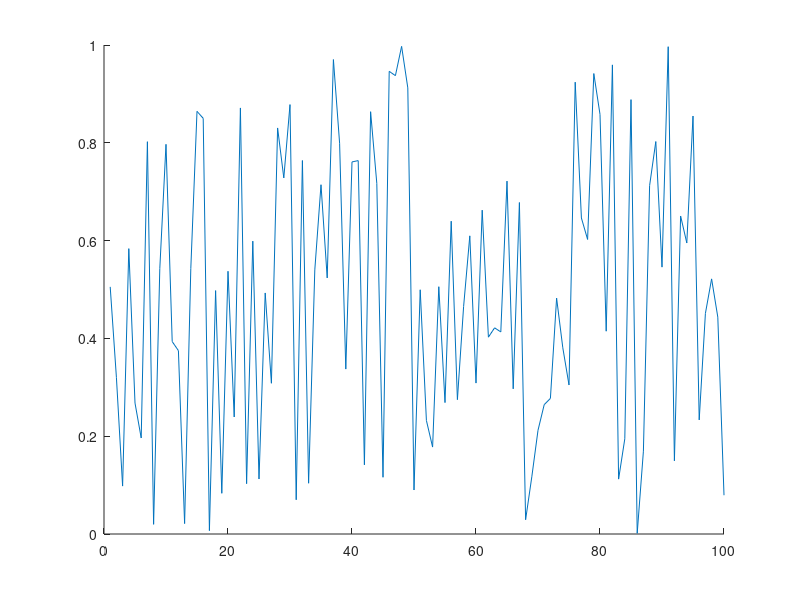

Source code (MATLAB): (Note: this script raises an error after producing the figure.)
clc
close all
clear

if isfolder('pics') == 0
    mkdir('pics')
end

x = 1:100;
y = rand(100,1);
idxmin = find(y == max(y));
idxmax = find(y == min(y));
txt = ['\leftarrow y = ',int2str(max(y))];
hold on
plot(x,y)
plot(x,y,'o','MarkerIndices',[idxmin idxmax],'MarkerFaceColor','red','MarkerSize',5)
t = text(idxmax,y(idxmax),txt);
t.Color = [153/255 153/255 255/255];
hold off
legend('random plot [0:1]');
print -dpng ./pics/test.png
close
%% testing plot function
clc

x = [0:0.01:2*pi];
y = sin(x);
yCmp = cos(x);
string = 'My test plot';
p_title = 'test_print';
t="";

% test = myplot(x,y,string,p_title);
test2 = superplot(x,y,'plotName',"My super plot",'figureName',"super_plot");
test3 = superplot(x,y,'cmpYLegend',"cos(x)",'figureName',"cosxVsSinx",'cmpY',yCmp,'yLegend',"sin(x)",'yName',"Amplitude",'xName',"Samples NOT normalized to 2\pi", ...
    'plotName',"Plotting cos(x) against sin(x)");
close(test2);
close(test3);
test4 = superplot(x,y);

testV = ones(1,1);
testV(2) = 5;

%% testing MER loop
% clear
clc
close all
clear

idx = 1;
for i = 0:200
    if ( rem((i-1)/4,1)==0 )
        validLen(idx) = i;
        idx = idx+1;
    end
end

% Constants are double-precision by default
vec = [97 97];

% for im
    
% for i = vec(1):0.01:vec(1)
%     fprintf("i is %d coefficients\n",i);
% end
    
% for i = 0:2:10
%     fprintf("i SHOULD be EVEN and is %d\n",i);
% end

%coefficients have to be even and divisible by span w/no remainder LOOK
%INTO THIS
%beta MUST be greater than 0
[MER_out, betaTX_out, betaRCV_out, coeff_out] = MER_opt('Nsps',4,'numCoeffs',vec,'betaTX',[0.1 0.0001 0.13],'betaRCV',[0.1 0.0001 0.13],'MER',50);
% [MER_out, betaTX_out, betaRCV_out, coeff_out] = MER_opt('Nsps',4,'numCoeffs',[25 77],'betaTX',[.01 0.01 .16],'betaRCV',[0.12 0.01 0.34],'MER',40);

% last = find(~MER_out,1);
fileID = fopen('GSM_parameters.txt','w');
cBeta = char(hex2dec('03b2'));
fprintf(fileID,'%10s %10s %10s %10s\r\n','MER', 'betaTX', 'betaRCV', 'length');
% A = [MER_out(1:last-1); betaTX_out(1:last-1); betaRCV_out(1:last-1); coeff_out(1:last-1)];
A = [MER_out; betaTX_out; betaRCV_out; coeff_out];
fprintf(fileID,'%10.6f %10.6f %10.6f %8.0f\r\n',A);
fclose(fileID);

% c_idx = find(coeff_out==121);
% max_121 = max(MER_out(c_idx(1):c_idx(end)));
% desired_121 = find(MER_out>=54.0679);

DONE = ones(10,1);
finish = sum(DONE(1:5));

%% MER calc
% clc
% clear all
% close all
% den = [-0.001473028462308   0.005666223150735  -0.019416661964618  -0.041188246018261   0.083990599017613  -0.169565530125065   0.900837427479342 ...
%     0.311842632473442  -0.140969388867244   0.099871376920441  -0.088049305611010   0.023834632003521  -0.009447343197004   0.002953619390284]
% 
% pk = 0.99924965776672958;
% 
% 10*log10(pk^2/sum(den.^2));

%% Measuring OOB requirements
clear 
close all
clc
cBeta = char(hex2dec('03b2'));

format long
% window designer from 0 to pi
% load('KaisWin.mat');
load('windowKais101.mat');

fileID = fopen('GSM_parameters_89-121_B1-0.001-2.txt');
formatSpec = '%s';
N = 4;
C_text = textscan(fileID,formatSpec,N);
C_data0 = textscan(fileID,'%f %f %f %f');
fclose(fileID);

vTX_B=C_data0{1,2}.'; vRCV_B=C_data0{1,3}.'; vLen=C_data0{1,4}.';
idx_89=find(vLen==89); idx_93=find(vLen==93); idx_97=find(vLen==97); idx_101=find(vLen==101); idx_109=find(vLen==109);

% #TX&RCV length; RCV rolloff here
% beta = 0.146600;  %trial 1
% N = 65;
% beta = 0.116400;    %trial 2
% N = 73;
% beta = 0.144400;   %trial 3
% N = 121;
% beta_Rcv = 0.188000;     %trial 18 i stop counting bruh
% N = 101;
% beta_Rcv = vRCV_B;     %trial 18 i stop counting bruh
% N = 93;


% digital angular frequency, w (rads/sample)
% w = [0:0.001:1000]/1000*pi; %0-0.5
w = [0:0.001:2000]/1000*pi; %one whole cycle

N = 89;
Nsps = 4;
span = (N-1)/4;
for bk = 0:0.1:2
% for bk = 2:0.1:2
    for idx_TXnRCV = idx_89(1):(idx_89(end))
%     for idx_TXnRCV = idx_97(1):(idx_97(1))
%     for idx_TXnRCV = 1027:(idx_97(end))
        b_nom = vTX_B(idx_TXnRCV);
        beta_Rcv = vRCV_B(idx_TXnRCV);
        GSM = rcosdesign(beta_Rcv,span,Nsps);
        wn = kaiser(length(GSM), bk);
%         wn = WinKaiser;
%         h_TX = GSM.*wn.';
        h_TX = rcosdesign(b_nom,span,Nsps).*wn.';
        h_GSM = GSM;

        % SRRC is a square root nyquist filter; firpm also
        % creates a sqrt nyquist filter
        M=N-1; Nsps=4; span=M/Nsps;
        fc=1/2/Nsps; fp=(1-b_nom)*fc; fs=(1+b_nom)*fc;
        fb = [0 fp fc fc fs .5]*2;
        a = [1 1 1/sqrt(2) 1/sqrt(2) 0 0];
        % wght vector needs to 2.4535 for passband
        wght = [2.4535 1 20];   %10 for N=97; 20 for N=91
        h_pps = firpm(M,fb,a,wght);

        % window
        h_pps = h_pps.*wn.';
    %     h_pps = h_pps;

        % estimate order of SR Nyquist filter | ford=fb(2:end-1);aord=[1 1/sqrt(2) 0];sb=10^(-58/20);dev=[sb 0.02 sb];M_est=firpmord(ford,aord,dev);
        H_srrc = freqz(h_TX,1,w); H_pps = freqz(h_pps,1,w);

        % mag_H = 20*log10(abs(H));
        sam_r8 = 6.25;
        mag_H = 20*log10(abs(H_pps));
        bb_bnd=(1+.12)/2/Nsps; OB1_bnd=bb_bnd+(.22/sam_r8); OB2_bnd=OB1_bnd+(1.53/sam_r8); OB3_bnd=OB2_bnd+(1.75/sam_r8);
        baseband_ind = find( w/2/pi <= bb_bnd);
        OB1_ind = find(w/2/pi>bb_bnd & w/2/pi<=OB1_bnd);
        OB2_ind = find(w/2/pi > OB1_bnd & w/2/pi <= OB2_bnd);
        OB3_ind = find(w/2/pi > OB2_bnd & w/2/pi <= OB3_bnd);

        conv2mW = @(x) 10.^(x/20);
        conv2dBm =  @(x) 20.*log10(x);

        % For power, do i need to account for limits of SA
        spec_mW = sum(conv2mW(mag_H));
        bb_mW = sum(conv2mW(mag_H(baseband_ind(1):baseband_ind(end))));
        OB1_mW = sum(conv2mW(mag_H(OB1_ind(1):OB1_ind(end))));
        OB2_mW = sum(conv2mW(mag_H(OB2_ind(1):OB2_ind(end))));
        OB3_mW = sum(conv2mW(mag_H(OB3_ind(1):OB3_ind(end))));

        spec_dBm = conv2dBm(spec_mW);
        bb_dBm = conv2dBm(bb_mW);
        OB1_dBm = conv2dBm(OB1_mW);
        OB2_dBm = conv2dBm(OB2_mW);
        OB3_dBm = conv2dBm(OB3_mW);

        OB1_58 = bb_dBm-OB1_dBm;
        OB2_60 = bb_dBm-OB2_dBm;
        OB3_63 = bb_dBm-OB3_dBm;

        % can cascade firpm sqrt w/srrc, center coeff
        % isn't one BUT even symmetric
        cascade = conv(h_pps,GSM);
        cascade_SRRC = conv(GSM,GSM);

        num = cascade(N);
        den = zeros(floor(length(cascade)/Nsps),1);
        idx = 1;
        cnt = 0;
        for i = 1:length(cascade)
            if cnt == 0 && i ~= N
                den(idx) = cascade(i);
                cnt = cnt + 1;
                idx = idx + 1;
            elseif cnt >= Nsps-1
                cnt = 0;
            else
                cnt = cnt + 1;
            end
        end
        MER_theo = 10*log10( num^2/sum(den.^2) );
%         fprintf("TX's %s: %1.4f | RCV's %s: %1.4f | idx TX & RCV: %d\n",cBeta,b_nom,cBeta,beta_Rcv,idx_TXnRCV);
%         fprintf("OB1: %2.6f | OB2: %2.6f | OB3: %2.6f | MER: %2.6f | Bk: %2.4f | Beta nominal: %2.4f | \n",OB1_58,OB2_60,OB3_63,MER_theo,bk, b_nom);
%         fprintf("baseband bnd frequency: %2.4f | OB1 bnd frequency: %2.4f | OB2 bnd frequency: %2.4f | OB3 bnd frequency: %2.4f |\n\n", bb_bnd, OB1_bnd, OB2_bnd, OB3_bnd);
        if OB1_58 > 58 && OB2_60 > 60 && OB3_63 > 63 && MER_theo >= 40
            fprintf("\n*************MET SPEC*************************\n");
            fprintf("TX's %s: %1.4f | RCV's %s: %1.4f | idx TX & RCV: %d\n",cBeta,b_nom,cBeta,beta_Rcv,idx_TXnRCV);
            fprintf("OB1: %2.6f | OB2: %2.6f | OB3: %2.6f | MER: %2.6f | Bk: %2.4f | Beta nominal: %2.4f | \n",OB1_58,OB2_60,OB3_63,MER_theo,bk, b_nom);
            fprintf("baseband bnd frequency: %2.4f | OB1 bnd frequency: %2.4f | OB2 bnd frequency: %2.4f | OB3 bnd frequency: %2.4f |\n\n", bb_bnd, OB1_bnd, OB2_bnd, OB3_bnd);
        end
    end
end

TX_MR = superplot(w/2/pi,20*log10(abs(H_pps)),'plotName',"Magnitude Response of PPS",'figureName',"PracticalPSResp",'yName',"Magnitude (dB)",...
    'xName',"Frequency (cycles/sample)",'yLegend',"SQRT FIRPM",'cmpY',20*log10(abs(H_srrc)),'cmpYLegend',"SRRC",...
    'plotAxis',[0 w(end)/2/pi -150 10]);
hold on
% OOB requirement 1
plot([bb_bnd bb_bnd],[-200 -58],'--k');
plot([bb_bnd OB1_bnd],[-58 -58],'--k');
plot([OB1_bnd OB1_bnd],[-200 -58],'--k');
% OOB requirement 2
plot([OB1_bnd OB1_bnd],[-200 -60],':R');
plot([OB1_bnd OB2_bnd],[-60 -60],':R');
plot([OB2_bnd OB2_bnd],[-200 -60],':R');
% OOB requirement 3
plot([OB2_bnd OB2_bnd],[-200 -63],'g');
plot([OB2_bnd OB3_bnd],[-63 -63],'g');
plot([OB3_bnd OB3_bnd],[-200 -63],'g');
legend('Sqrt firpm','SRRC','OB1','OB1','OB1','OB2','OB2','OB2','OB3','OB3','OB3');
hold off
location = strcat('./pics/','PracticalPSResp','.png');
print(TX_MR, '-dpng', location);
% close(TX_MR);

% scale desired coefficients
maxi = sum(abs(h_pps));
scaling = (1-2^-17)/maxi;

h_pps_1s17= round(h_pps*scaling*2^17);
if sum(abs(h_pps_1s17/2^17) > 1-2^-17)
    fprintf("Error need to scaled down h_pps more\n");
    return
end

h_pps_coeffs = unique(h_pps_1s17,'stable');


%% Test cascade
clear 
% close all
clc

coeff = 65;
Nsps = 4;
beta_Rcv = 0.146600;

span = (coeff-1)/Nsps;
rcv = rcosdesign(beta_Rcv, span, Nsps);

% SR Nyquist filter
bb = 2.0; spans = 25;
M = coeff-1;
fc = 1/(2*Nsps);fp=(1-.12)*fc; fs=(1+.12)*fc;
fb = [0 fp fc fc fs .5]*2;
a = [1 1 1/sqrt(2) 1/sqrt(2) 0 0];
wght = [2.4535 1 1];
h_pps=firpm(M,fb,a,wght);
w = [0:0.001:1000]/1000*pi;
wnNorm=kaiser(coeff,2.0);
wnGr=kaiser(coeff,3);
wnLT=kaiser(coeff,1);

H_pps = freqz(h_pps,1,w);
H_ppsGrBk=freqz( conv(h_pps,wnGr),1,w );
H_ppsNormBk=freqz( conv(h_pps,wnNorm),1,w );
H_ppsLTBk=freqz( conv(h_pps,wnLT),1,w );

figName="PPS_with_65coeffs";
pps_plot = superplot(w/2/pi,20*log10(abs(H_pps)),'cmpY',20*log10(H_ppsNormBk),'figureName',figName,...
    'plotAxis',[0 0.5 -100 40]);
hold on
plot(w/2/pi,20*log10(abs(H_ppsGrBk)),"-.g");
plot(w/2/pi,20*log10(abs(H_ppsLTBk)),"--m");
legend('beta=0','beta=2.0','beta=3','beta=1');
hold off
location = strcat('./pics/',figName,'.png');
print(pps_plot, '-dpng', location);

% Too much theory to figure out MER for LPF

%% Test PPS_opt
% clc
% clear 
% close all
% 
% % Constants are double-precision by default
% vec = [65 129];
% 
% [MER_out, betaTX_out, betaRCV_out, coeff_out, betaKais_out] = PPS_opt('Nsps',4,...
%     'numCoeffs',vec,'betaTX',[0 0.001 0.2],'betaRCV',[0.12 0.01 0.12],'MER',40,'betaKais',[0 0.01 10]);

%% File IO
clear all
close all
clc

fileID = fopen('GSM_parameters_SRRC.txt');
formatSpec = '%s';
N = 4;
C_text = textscan(fileID,formatSpec,N);
C_data0 = textscan(fileID,'%f %f %f %f');
fclose(fileID);

%% Designing polyphase filter
clear;close all;clc; load('validLen.mat');

beta_Rcv=0.12; N=21; Nsps=4; span=(N-1)/4;

% rcv = rcosdesign(beta,span, Nsps);
load('rcv.mat');
worse_case_output = sum(abs(rcv));
scaling = (1-2^-17)/worse_case_output;
rcv_1s17=round( rcv*scaling*2^17 );tx=rcv;

sym_mults=round(length(rcv)/2);
poly_mults=sym_mults/Nsps;

%% Testing roll off cascaded
clc; clear; close all;

N=41; Nsps=4; span=(N-1)/4;

rcv = rcosdesign(0.1,span, Nsps); tx = rcosdesign(0.08,span, Nsps);
cascade=conv(rcv,tx);

figure(1);
hold on
title('Different beta');
stem(1:N,rcv);
stem(1:N,tx)
stem(1:2*N-1,cascade);
legend('RCV','TX','Cascade'); grid;
hold off

figure(2);
hold on
title('Same beta');
stem(1:N,rcv);
stem(1:2*N-1,conv(rcv,rcv));
legend('RCV','Cascade'); grid;
hold off

% SRRC is a square root nyquist filter; firpm also
% creates a sqrt nyquist filter
M=N-1; Nsps=4; span=M/Nsps; b_nom=0.1;
fc=1/2/Nsps; fp=(1-b_nom)*fc; fs=(1+b_nom)*fc;
fb = [0 fp fc fc fs .5]*2;
a = [1 1 1/sqrt(2) 1/sqrt(2) 0 0];
% wght vector needs to 2.4535 for passband
wght = [2.4535 1 1];
tx_pm = firpm(M,fb,a,wght);
cascade_pm = conv(tx_pm,rcv);
cascade_rcv = conv(rcv,rcv);

figure(3);
subplot(2,1,1);
hold on
stem(1:N,tx_pm);
stem(1:2*N-1,cascade_pm);
title('firpm');
hold off
subplot(2,1,2);
hold on
stem(1:N,rcv);
stem(1:2*N-1,cascade_rcv);
title('traditional RC');
hold off
% legend('RCV','TX','Cascade'); grid;

figure(4)
stem(1:31,rcosdesign(0.25,(31-1)/4,4));

%% Polyphase Time-SHaring Decimator design
clear
clc
format longG
srrc = round(rcosdesign(0.2,(93-1)/4,4).'*2^17);

N=47;
a_sym_mults = round(N/2);
a_poly_mults = round(a_sym_mults/4);
a_time_share_mults = round(a_poly_mults/4); % use 4x faster clk to do operation

out_ds = zeros(N,N); out_ds(1,1)=1;

% let row=sample & col=y_ds
for row=1:N
    for col=1:N
%         fprintf("row: %d | col: %d | val: %d\n",row,col,row*col);
%         out_ds(row,col)=row*col;
        if row==col&&col==1
%             fprintf("row: %d | col: %d | val: %d\n",row,col,1);
            out_ds(row,col)=row*col;
        elseif col==1&&row~=1
%             fprintf("row: %d | col: %d | val: %d\n",row,col,out_ds(row-1,col)+1);
            out_ds(row,col)=out_ds(row-1,col)+1;
        else
%             fprintf("row: %d | col: %d | val: %d\n",row,col,out_ds(row,col-1)-1);
                if out_ds(row,col-1)-1>0
                    out_ds(row,col)=out_ds(row,col-1)-1;
                else
                    out_ds(row,col)=0;
                end
        end
    end
end

for row=1:N
    for col=1:N
        if out_ds(row,col)==0
            N=N;
        elseif out_ds(row,col)==1
            fprintf("y%dh%d\n",col,out_ds(row,col));
        else
            fprintf("y%dh%d ",col,out_ds(row,col));
        end
    end
end
